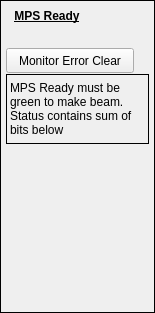
<?xml version="1.0" encoding="UTF-8"?>
<ui version="4.0">
 <class>Form</class>
 <widget class="QWidget" name="Form">
  <property name="geometry">
   <rect>
    <x>0</x>
    <y>0</y>
    <width>155</width>
    <height>313</height>
   </rect>
  </property>
  <property name="minimumSize">
   <size>
    <width>100</width>
    <height>100</height>
   </size>
  </property>
  <property name="maximumSize">
   <size>
    <width>155</width>
    <height>313</height>
   </size>
  </property>
  <property name="windowTitle">
   <string>Form</string>
  </property>
  <layout class="QGridLayout" name="gridLayout">
   <property name="leftMargin">
    <number>0</number>
   </property>
   <property name="topMargin">
    <number>0</number>
   </property>
   <property name="rightMargin">
    <number>0</number>
   </property>
   <property name="bottomMargin">
    <number>0</number>
   </property>
   <property name="spacing">
    <number>0</number>
   </property>
   <item row="0" column="0">
    <widget class="QFrame" name="frame">
     <property name="frameShape">
      <enum>QFrame::Box</enum>
     </property>
     <property name="frameShadow">
      <enum>QFrame::Plain</enum>
     </property>
     <widget class="QLabel" name="label">
      <property name="geometry">
       <rect>
        <x>6</x>
        <y>6</y>
        <width>82</width>
        <height>20</height>
       </rect>
      </property>
      <property name="minimumSize">
       <size>
        <width>0</width>
        <height>20</height>
       </size>
      </property>
      <property name="maximumSize">
       <size>
        <width>16777215</width>
        <height>20</height>
       </size>
      </property>
      <property name="font">
       <font>
        <weight>75</weight>
        <bold>true</bold>
        <underline>true</underline>
       </font>
      </property>
      <property name="text">
       <string>MPS Ready</string>
      </property>
      <property name="alignment">
       <set>Qt::AlignCenter</set>
      </property>
     </widget>
     <widget class="PyDMEmbeddedDisplay" name="PyDMEmbeddedDisplay">
      <property name="geometry">
       <rect>
        <x>6</x>
        <y>27</y>
        <width>93</width>
        <height>20</height>
       </rect>
      </property>
      <property name="minimumSize">
       <size>
        <width>0</width>
        <height>20</height>
       </size>
      </property>
      <property name="maximumSize">
       <size>
        <width>16777215</width>
        <height>20</height>
       </size>
      </property>
      <property name="toolTip">
       <string/>
      </property>
      <property name="frameShape">
       <enum>QFrame::NoFrame</enum>
      </property>
      <property name="macros" stdset="0">
       <string>{&quot;TEXT&quot;:&quot;MPS Ready:&quot;,&quot;CHANNEL&quot;:&quot;${P}:MonitorReady&quot;,&quot;VIS&quot;:&quot;0&quot;}</string>
      </property>
      <property name="filename" stdset="0">
       <string>$PYDM/mps/mps_cn_byte_embed.ui</string>
      </property>
     </widget>
     <widget class="PyDMPushButton" name="PyDMPushButton">
      <property name="geometry">
       <rect>
        <x>6</x>
        <y>48</y>
        <width>128</width>
        <height>25</height>
       </rect>
      </property>
      <property name="toolTip">
       <string/>
      </property>
      <property name="text">
       <string>Monitor Error Clear</string>
      </property>
      <property name="channel" stdset="0">
       <string>ca://${P}:MON_ERR_CLR</string>
      </property>
      <property name="pressValue" stdset="0">
       <string>1</string>
      </property>
     </widget>
     <widget class="QLabel" name="label_2">
      <property name="geometry">
       <rect>
        <x>6</x>
        <y>74</y>
        <width>143</width>
        <height>70</height>
       </rect>
      </property>
      <property name="minimumSize">
       <size>
        <width>0</width>
        <height>70</height>
       </size>
      </property>
      <property name="maximumSize">
       <size>
        <width>16777215</width>
        <height>70</height>
       </size>
      </property>
      <property name="frameShape">
       <enum>QFrame::Box</enum>
      </property>
      <property name="text">
       <string>&lt;html&gt;&lt;head/&gt;&lt;body&gt;&lt;p&gt;MPS Ready must be green to make beam. Status contains sum of bits below&lt;/p&gt;&lt;/body&gt;&lt;/html&gt;</string>
      </property>
      <property name="wordWrap">
       <bool>true</bool>
      </property>
     </widget>
    </widget>
   </item>
  </layout>
 </widget>
 <customwidgets>
  <customwidget>
   <class>PyDMEmbeddedDisplay</class>
   <extends>QFrame</extends>
   <header>pydm.widgets.embedded_display</header>
  </customwidget>
  <customwidget>
   <class>PyDMPushButton</class>
   <extends>QPushButton</extends>
   <header>pydm.widgets.pushbutton</header>
  </customwidget>
 </customwidgets>
 <resources/>
 <connections/>
</ui>
